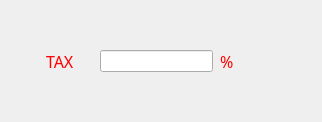
<?xml version="1.0" encoding="UTF-8"?>
<ui version="4.0">
 <class>TaxDialog</class>
 <widget class="QWidget" name="TaxDialog">
  <property name="geometry">
   <rect>
    <x>0</x>
    <y>0</y>
    <width>322</width>
    <height>122</height>
   </rect>
  </property>
  <property name="windowTitle">
   <string>Form</string>
  </property>
  <widget class="QLabel" name="label">
   <property name="geometry">
    <rect>
     <x>46</x>
     <y>26</y>
     <width>111</width>
     <height>71</height>
    </rect>
   </property>
   <property name="styleSheet">
    <string notr="true">color:red;
font: 12pt bold;
font: 87 12pt &quot;Arial Black&quot;;</string>
   </property>
   <property name="text">
    <string>TAX</string>
   </property>
  </widget>
  <widget class="QLineEdit" name="TaxEdit">
   <property name="geometry">
    <rect>
     <x>100</x>
     <y>50</y>
     <width>113</width>
     <height>22</height>
    </rect>
   </property>
  </widget>
  <widget class="QLabel" name="label_2">
   <property name="geometry">
    <rect>
     <x>220</x>
     <y>53</y>
     <width>53</width>
     <height>16</height>
    </rect>
   </property>
   <property name="styleSheet">
    <string notr="true">color:red;
font: 12pt bold;
font: 87 12pt &quot;Arial Black&quot;;</string>
   </property>
   <property name="text">
    <string>%</string>
   </property>
  </widget>
 </widget>
 <resources/>
 <connections/>
</ui>
